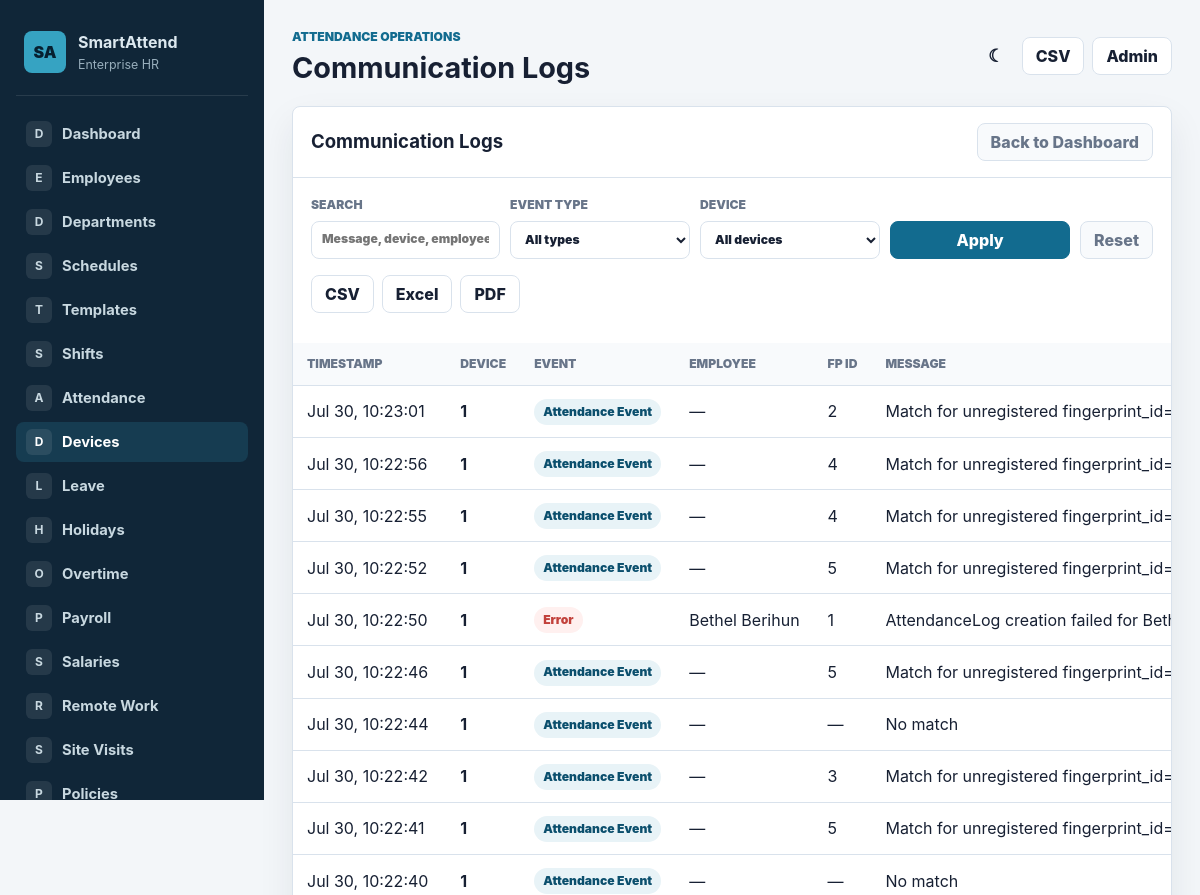
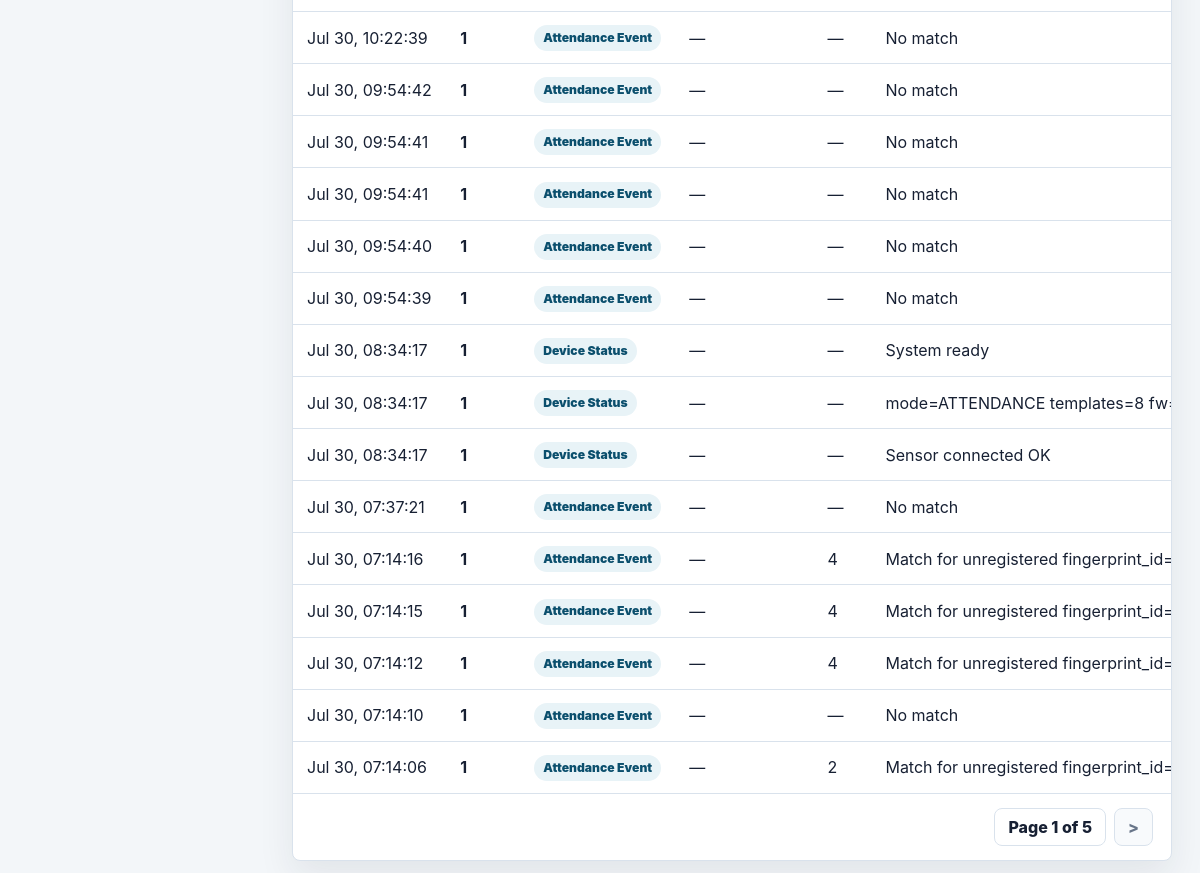
Screenshot of /devices/logs/ with the database file from the repository (2 pictures, top to bottom).
### attendance/models.py (models this page shows, shortened)
class DeviceEvent(models.Model):
    class EventType(models.TextChoices):
        ENROLL_PROGRESS = 'ENROLL_PROGRESS', 'Enrollment Progress'
        ENROLL_SUCCESS = 'ENROLL_SUCCESS', 'Enrollment Success'
        DELETE_SUCCESS = 'DELETE_SUCCESS', 'Deletion Success'
        ATTENDANCE_EVENT = 'ATTENDANCE_EVENT', 'Attendance Event'
        DEVICE_STATUS = 'DEVICE_STATUS', 'Device Status'
        COMMAND_ACK = 'COMMAND_ACK', 'Command Acknowledgement'
        ERROR = 'ERROR', 'Error'
        RAW = 'RAW', 'Raw Message'
        HEALTH_CHECK = 'HEALTH_CHECK', 'Health Check'
    device = models.ForeignKey(BiometricDevice, on_delete=models.CASCADE, related_name='events')
    employee = models.ForeignKey(Employee, on_delete=models.SET_NULL, null=True, blank=True, related_name='device_events')
    command = models.ForeignKey(DeviceCommand, on_delete=models.SET_NULL, null=True, blank=True, related_name='events')
    enrollment_request = models.ForeignKey(EnrollmentRequest, on_delete=models.SET_NULL, null=True, blank=True, related_name='events')
    event_type = models.CharField(max_length=32, choices=EventType.choices, db_index=True)
    status = models.CharField(max_length=40, blank=True)
    message = models.TextField(blank=True)
    fingerprint_id = models.PositiveIntegerField(null=True, blank=True)
    payload = models.JSONField(default=dict, blank=True)
    error_message = models.TextField(blank=True)
    created_at = models.DateTimeField(auto_now_add=True, db_index=True)
    class Meta:
        ordering = ['-created_at']
        indexes = [
            models.Index(fields=['device', 'created_at']),
            models.Index(fields=['event_type', 'created_at']),
        ]
        verbose_name = 'Device Event'
        verbose_name_plural = 'Device Events'

class BiometricDevice(models.Model):
    class Mode(models.TextChoices):
        ATTENDANCE = 'ATTENDANCE', 'Attendance Mode'
        ENROLLMENT = 'ENROLLMENT', 'Fingerprint Enrollment Mode'
        DELETION = 'DELETION', 'Fingerprint Deletion Mode'
        MAINTENANCE = 'MAINTENANCE', 'Maintenance Mode'
        OFFLINE = 'OFFLINE', 'Offline'
    class Status(models.TextChoices):
        ONLINE = 'ONLINE', 'Online'
        OFFLINE = 'OFFLINE', 'Offline'
        BUSY = 'BUSY', 'Busy'
        ERROR = 'ERROR', 'Error'
    class DeviceType(models.TextChoices):
        ENTRY_GATE = 'ENTRY_GATE', 'Entry Gate'
        EXIT_GATE = 'EXIT_GATE', 'Exit Gate'
        RECEPTION = 'RECEPTION', 'Reception'
        WAREHOUSE = 'WAREHOUSE', 'Warehouse'
        OFFICE = 'OFFICE', 'Office Entrance'
        FLOOR = 'FLOOR', 'Floor Access'
        LABORATORY = 'LABORATORY', 'Laboratory'
        SERVER_ROOM = 'SERVER_ROOM', 'Server Room'
        OTHER = 'OTHER', 'Other'
    device_id = models.CharField(max_length=80, unique=True)
    name = models.CharField(max_length=120)
    device_type = models.CharField(max_length=20, choices=DeviceType.choices, default=DeviceType.OFFICE)
    serial_port = models.CharField(max_length=120, default='/dev/ttyUSB0')
    baudrate = models.PositiveIntegerField(default=9600)
    ip_address = models.GenericIPAddressField(null=True, blank=True)
    mac_address = models.CharField(max_length=17, blank=True)
    office_location = models.ForeignKey(OfficeLocation, on_delete=models.SET_NULL, null=True, blank=True, related_name='devices')
    building_name = models.CharField(max_length=150, blank=True)
    floor_number = models.IntegerField(null=True, blank=True)
    assigned_branch = models.CharField(max_length=150, blank=True)
    mode = models.CharField(max_length=24, choices=Mode.choices, default=Mode.ATTENDANCE)
    status = models.CharField(max_length=20, choices=Status.choices, default=Status.OFFLINE)
    firmware_version = models.CharField(max_length=80, blank=True)
    template_count = models.PositiveIntegerField(default=0)
    last_seen_at = models.DateTimeField(null=True, blank=True)
    last_error = models.TextField(blank=True)
    health_check_interval = models.PositiveIntegerField(default=60)
    last_health_check = models.DateTimeField(null=True, blank=True)
    is_active = models.BooleanField(default=True)
    created_at = models.DateTimeField(auto_now_add=True)
    updated_at = models.DateTimeField(auto_now=True)
    class Meta:
        ordering = ['name']
        verbose_name = 'Biometric Device'
        verbose_name_plural = 'Biometric Devices'

class Employee(models.Model):
    class EmploymentStatus(models.TextChoices):
        ACTIVE = 'ACTIVE', 'Active'
        INACTIVE = 'INACTIVE', 'Inactive'
        ON_LEAVE = 'ON_LEAVE', 'On Leave'
        SUSPENDED = 'SUSPENDED', 'Suspended'
        RESIGNED = 'RESIGNED', 'Resigned'
        TERMINATED = 'TERMINATED', 'Terminated'
    class EmploymentType(models.TextChoices):
        FULL_TIME = 'FULL_TIME', 'Full-time'
        PART_TIME = 'PART_TIME', 'Part-time'
        CONTRACT = 'CONTRACT', 'Contract'
        INTERN = 'INTERN', 'Intern'
        TEMPORARY = 'TEMPORARY', 'Temporary'
        CONSULTANT = 'CONSULTANT', 'Consultant'
    class Gender(models.TextChoices):
        MALE = 'MALE', 'Male'
        FEMALE = 'FEMALE', 'Female'
        OTHER = 'OTHER', 'Other'
        PREFER_NOT_TO_SAY = 'PNS', 'Prefer not to say'
    organization_id = models.CharField(max_length=50, unique=True)
    first_name = models.CharField(max_length=50)
    last_name = models.CharField(max_length=50)
    email = models.EmailField(blank=True)
    phone = models.CharField(max_length=30, blank=True)
    date_of_birth = models.DateField(null=True, blank=True)
    gender = models.CharField(max_length=10, choices=Gender.choices, blank=True)
    address = models.TextField(blank=True)
    emergency_contact_name = models.CharField(max_length=100, blank=True)
    emergency_contact_phone = models.CharField(max_length=30, blank=True)
    department = models.ForeignKey('organizations.Department', on_delete=models.SET_NULL, null=True, blank=True)
    team = models.ForeignKey('organizations.Team', on_delete=models.SET_NULL, null=True, blank=True, related_name='members')
    manager = models.ForeignKey('self', on_delete=models.SET_NULL, null=True, blank=True, related_name='direct_reports')
    job_title = models.CharField(max_length=100)
    employment_type = models.CharField(max_length=20, choices=EmploymentType.choices, default=EmploymentType.FULL_TIME, db_index=True)
    employment_status = models.CharField(max_length=20, choices=EmploymentStatus.choices, default=EmploymentStatus.ACTIVE, db_index=True)
    hire_date = models.DateField(null=True, blank=True)
    contract_start_date = models.DateField(null=True, blank=True)
    contract_end_date = models.DateField(null=True, blank=True)
    resignation_date = models.DateField(null=True, blank=True)
    termination_date = models.DateField(null=True, blank=True)
    office_location = models.ForeignKey(OfficeLocation, on_delete=models.SET_NULL, null=True, blank=True)
    work_location_name = models.CharField(max_length=150, blank=True)
    weekly_working_days = models.PositiveIntegerField(default=5, validators=[MinValueValidator(1), MaxValueValidator(7)])
    expected_weekly_hours = models.DecimalField(max_digits=5, decimal_places=2, default=40)
    expected_monthly_hours = models.DecimalField(max_digits=7, decimal_places=2, default=176)
    attendance_policy = models.ForeignKey(AttendancePolicy, on_delete=models.SET_NULL, null=True, blank=True, related_name='employees')
    fingerprint_id = models.IntegerField(unique=True, null=True, blank=True)
    face_profile = models.ImageField(upload_to='employees/faces/', blank=True, null=True)
    created_at = models.DateTimeField(default=timezone.now, editable=False)
    updated_at = models.DateTimeField(auto_now=True)
    class Meta:
        indexes = [
            models.Index(fields=['organization_id']),
            models.Index(fields=['department', 'employment_status']),
            models.Index(fields=['team', 'employment_status']),
            models.Index(fields=['manager', 'employment_status']),
            models.Index(fields=['employment_type', 'employment_status']),
        ]
        ordering = ['first_name', 'last_name']
        verbose_name = 'Employee'
        verbose_name_plural = 'Employees'
    @property
    def full_name(self):
        return f'{self.first_name} {self.last_name}'.strip()

### device_manager/views.py (the view)
# urls.py: path('logs/', views.DeviceLogsView.as_view(), name='device_logs'),
class DeviceLogsView(EnterpriseListMixin):
    model = DeviceEvent
    template_name = 'device_manager/logs.html'
    page_title = 'Communication Logs'
    active_nav = 'devices'
    search_fields = ['message', 'device__device_id', 'employee__first_name',
                     'employee__last_name']
    default_ordering = '-created_at'
    paginate_by = 25
    export_filename = 'device_logs'
    export_fields = [
        ('created_at', 'Timestamp'),
        ('device__device_id', 'Device'),
        ('event_type', 'Event'),
        ('employee__full_name', 'Employee'),
        ('message', 'Message'),
        ('error_message', 'Error'),
    ]
    def get_queryset(self):
        qs = super().get_queryset().select_related('device', 'employee')
        event_type = self.request.GET.get('event_type')
        device_id = self.request.GET.get('device')
        if event_type:
            qs = qs.filter(event_type=event_type)
        if device_id:
            qs = qs.filter(device_id=device_id)
        return qs
    def get_context_data(self, **kwargs):
        ctx = super().get_context_data(**kwargs)
        ctx['event_types'] = DeviceEvent.EventType.choices
        ctx['all_devices'] = BiometricDevice.objects.all()
        return ctx

### attendance/templatetags/pagination_tags.py (called while the page is built)
@register.filter
def remove_page_param(query_string):
    params = QueryDict(query_string)
    cleaned = params.copy()
    cleaned.pop('page', None)
    encoded = cleaned.urlencode()
    return encoded

### attendance/views.py (called while the page is built)
    def get_queryset(self):
        queryset = super().get_queryset()
        query = self.request.GET.get('q', '').strip()
        if query and self.search_fields:
            condition = Q()
            for field in self.search_fields:
                condition |= Q(**{f'{field}__icontains': query})
            queryset = queryset.filter(condition)
        return queryset.order_by(self.get_ordering())

    def get_ordering(self):
        ordering = self.request.GET.get('sort') or self.default_ordering
        allowed = {field.lstrip('-') for field in self.get_sort_fields()}
        return ordering if ordering.lstrip('-') in allowed else self.default_ordering

    def get_sort_fields(self):
        fields = []
        for field, _label in self.export_fields:
            fields.append(field.split('__')[0])
        return fields + ['id', 'date', 'created_at', 'timestamp', 'name']

    def render_to_response(self, context, **response_kwargs):
        export_format = self.request.GET.get('export')
        if export_format:
            return self.export_response(export_format)
        return super().render_to_response(context, **response_kwargs)

### device_manager/templates/device_manager/logs.html (shortened to what this page needs)
{% extends "attendance/base.html" %}
{% block content %}
<div class="panel">
    <div class="panel-header">
        <h2>Communication Logs</h2>
        <a class="button subtle" href="{% url 'device_dashboard' %}">Back to Dashboard</a>
    </div>
    <div class="panel-body">
        <form class="filter-bar" method="get">
            <label>Search<input name="q" value="{{ request.GET.q }}" placeholder="Message, device, employee"></label>
            <label>Event Type<select name="event_type">
                <option value="">All types</option>
            </select></label>
            <label>Device<select name="device">
                <option value="">All devices</option>
            </select></label>
            <button class="button primary" type="submit">Apply</button>
            <a class="button subtle" href="{% url 'device_logs' %}">Reset</a>
        </form>
        <div class="table-actions" style="margin-bottom:12px;">
            <a class="button" href="?{{ request.GET.urlencode }}{% if request.GET.urlencode %}&{% endif %}export=csv">CSV</a>
            <a class="button" href="?{{ request.GET.urlencode }}{% if request.GET.urlencode %}&{% endif %}export=excel">Excel</a>
            <a class="button" href="?{{ request.GET.urlencode }}{% if request.GET.urlencode %}&{% endif %}export=pdf">PDF</a>
        </div>
    </div>
    <div class="table-wrap">
        <table>
            <thead>
                <tr><th>Timestamp</th><th>Device</th><th>Event</th><th>Employee</th><th>Fp ID</th><th>Message</th><th>Error</th></tr>
            </thead>
            <tbody>
            {% for event in object_list %}
                <tr>
                    <td>{{ event.created_at|date:"M d, H:i:s" }}</td>
                    <td><strong>{{ event.device.device_id }}</strong></td>
                    <td><span class="badge {% if 'ERROR' in event.event_type %}danger{% elif 'SUCCESS' in event.event_type %}success{% elif 'PROGRESS' in event.event_type %}warning{% endif %}">{{ event.get_event_type_display }}</span></td>
                    <td>{{ event.employee.full_name|default:"—" }}</td>
                    <td>{{ event.fingerprint_id|default:"—" }}</td>
                    <td>{{ event.message|truncatewords:25 }}</td>
                </tr>
            {% empty %}
                <tr><td colspan="7" class="empty">No events recorded yet.</td></tr>
            {% endfor %}
            </tbody>
        </table>
    </div>
    {% include "attendance/_pagination.html" %}
</div>
{% endblock %}

### attendance/static/attendance/css/app.css (style rules this page uses)
:root { --bg: #f3f6f9; --surface: #ffffff; --surface-soft: #f8fafc; --text: #172033; --muted: #687589; --line: #d9e2ec; --brand: #126b8f; --brand-dark: #0b4f6d; --accent: #1f8a70; --warning: #b7791f; --danger: #c2413b; --info-bg: #e8f3f7; --success-bg: #e8f6ef; --danger-bg: #fff0ef; --shadow: 0 16px 36px rgba(23, 32, 51, 0.08); }
* { box-sizing: border-box; }
body { margin: 0; background: var(--bg); color: var(--text); font-family: Inter, ui-sans-serif, system-ui, -apple-system, BlinkMacSystemFont, "Segoe UI", sans-serif; letter-spacing: 0; line-height: 1.5; }
a { color: inherit; text-decoration: none; }
h1, h2, h3, p { margin: 0; }
h2 { font-size: 1.16rem; }
.top-actions, .row-actions, .table-actions { display: flex; align-items: center; gap: 8px; flex-wrap: wrap; }
.icon-button, .button { display: inline-flex; align-items: center; justify-content: center; min-height: 38px; border: 1px solid var(--line); border-radius: 8px; background: var(--surface); color: var(--text); font: inherit; font-weight: 800; padding: 0 13px; cursor: pointer; }
.button.primary { border-color: var(--brand); background: var(--brand); color: #fff; }
.button.subtle { background: var(--surface-soft); color: var(--muted); }
.metric-card, .panel { background: var(--surface); border: 1px solid var(--line); border-radius: 8px; box-shadow: var(--shadow); }
.panel-header { display: flex; align-items: center; justify-content: space-between; gap: 12px; padding: 16px 18px; border-bottom: 1px solid var(--line); }
.panel-body { padding: 18px; }
.filter-bar { display: grid; grid-template-columns: minmax(180px, 1fr) repeat(3, minmax(130px, 180px)) auto; gap: 10px; align-items: end; margin-bottom: 16px; }
label { display: grid; gap: 6px; color: var(--muted); font-size: 0.76rem; font-weight: 900; text-transform: uppercase; }
input, select, textarea { width: 100%; min-height: 38px; border: 1px solid var(--line); border-radius: 8px; background: var(--surface); color: var(--text); font: inherit; padding: 8px 10px; }
.table-wrap { overflow-x: auto; }
table { width: 100%; border-collapse: collapse; min-width: 760px; }
th, td { padding: 12px 14px; border-bottom: 1px solid var(--line); text-align: left; vertical-align: middle; white-space: nowrap; }
th { color: var(--muted); background: var(--surface-soft); font-size: 0.76rem; font-weight: 900; text-transform: uppercase; }
.badge { display: inline-flex; align-items: center; justify-content: center; min-height: 26px; padding: 0 9px; border-radius: 999px; background: var(--info-bg); color: var(--brand-dark); font-size: 0.76rem; font-weight: 900; }
.badge.danger { background: var(--danger-bg); color: var(--danger); }

### rows the page displays
DeviceEvent: created_at "Jul 30, 10:23:01", device.device_id "1", event_type "Attendance Event", employee.full_name "—", fingerprint_id "2", message "Match for unregistered…"
DeviceEvent: created_at "Jul 30, 10:22:56", device.device_id "1", event_type "Attendance Event", employee.full_name "—", fingerprint_id "4", message "Match for unregistered…"
DeviceEvent: created_at "Jul 30, 10:22:55", device.device_id "1", event_type "Attendance Event", employee.full_name "—", fingerprint_id "4", message "Match for unregistered…"
DeviceEvent: created_at "Jul 30, 10:22:52", device.device_id "1", event_type "Attendance Event", employee.full_name "—", fingerprint_id "5", message "Match for unregistered…"
DeviceEvent: created_at "Jul 30, 10:22:50", device.device_id "1", event_type "Error", employee.full_name "Bethel Berihun", fingerprint_id "1", message "AttendanceLog creation failed for…"
DeviceEvent: created_at "Jul 30, 10:22:46", device.device_id "1", event_type "Attendance Event", employee.full_name "—", fingerprint_id "5", message "Match for unregistered…"
DeviceEvent: created_at "Jul 30, 10:22:44", device.device_id "1", event_type "Attendance Event", employee.full_name "—", fingerprint_id "—", message "No match"
DeviceEvent: created_at "Jul 30, 10:22:42", device.device_id "1", event_type "Attendance Event", employee.full_name "—", fingerprint_id "3", message "Match for unregistered…"
DeviceEvent: created_at "Jul 30, 10:22:41", device.device_id "1", event_type "Attendance Event", employee.full_name "—", fingerprint_id "5", message "Match for unregistered…"
DeviceEvent: created_at "Jul 30, 10:22:40", device.device_id "1", event_type "Attendance Event", employee.full_name "—", fingerprint_id "—", message "No match"
DeviceEvent: created_at "Jul 30, 10:22:39", device.device_id "1", event_type "Attendance Event", employee.full_name "—", fingerprint_id "—", message "No match"
DeviceEvent: created_at "Jul 30, 09:54:42", device.device_id "1", event_type "Attendance Event", employee.full_name "—", fingerprint_id "—", message "No match"
DeviceEvent: created_at "Jul 30, 09:54:41", device.device_id "1", event_type "Attendance Event", employee.full_name "—", fingerprint_id "—", message "No match"
DeviceEvent: created_at "Jul 30, 09:54:41", device.device_id "1", event_type "Attendance Event", employee.full_name "—", fingerprint_id "—", message "No match"
DeviceEvent: created_at "Jul 30, 09:54:40", device.device_id "1", event_type "Attendance Event", employee.full_name "—", fingerprint_id "—", message "No match"
DeviceEvent: created_at "Jul 30, 09:54:39", device.device_id "1", event_type "Attendance Event", employee.full_name "—", fingerprint_id "—", message "No match"
DeviceEvent: created_at "Jul 30, 08:34:17", device.device_id "1", event_type "Device Status", employee.full_name "—", fingerprint_id "—", message "System ready"
DeviceEvent: created_at "Jul 30, 08:34:17", device.device_id "1", event_type "Device Status", employee.full_name "—", fingerprint_id "—", message "mode=ATTENDANCE templates=8…"
DeviceEvent: created_at "Jul 30, 08:34:17", device.device_id "1", event_type "Device Status", employee.full_name "—", fingerprint_id "—", message "Sensor connected OK"
DeviceEvent: created_at "Jul 30, 07:37:21", device.device_id "1", event_type "Attendance Event", employee.full_name "—", fingerprint_id "—", message "No match"
DeviceEvent: created_at "Jul 30, 07:14:16", device.device_id "1", event_type "Attendance Event", employee.full_name "—", fingerprint_id "4", message "Match for unregistered…"
DeviceEvent: created_at "Jul 30, 07:14:15", device.device_id "1", event_type "Attendance Event", employee.full_name "—", fingerprint_id "4", message "Match for unregistered…"
DeviceEvent: created_at "Jul 30, 07:14:12", device.device_id "1", event_type "Attendance Event", employee.full_name "—", fingerprint_id "4", message "Match for unregistered…"
DeviceEvent: created_at "Jul 30, 07:14:10", device.device_id "1", event_type "Attendance Event", employee.full_name "—", fingerprint_id "—", message "No match"
DeviceEvent: created_at "Jul 30, 07:14:06", device.device_id "1", event_type "Attendance Event", employee.full_name "—", fingerprint_id "2", message "Match for unregistered…"

### other values shown
{{ label|slice:":1" }} "D" "E" "D" "S" "T" "S" "A" "D" "L" "H" "O" "P" "S" "R" "S" "P"
{{ label }} "Dashboard" "Employees" "Departments" "Schedules" "Templates" "Shifts" "Attendance" "Devices" "Leave" "Holidays" "Overtime" "Payroll" "Salaries" "Remote Work" "Site Visits" "Policies"
{{ page_title|default:"Dashboard" }} "Communication Logs"
{{ page_obj.number }} "1"
{{ page_obj.paginator.num_pages }} "5"
